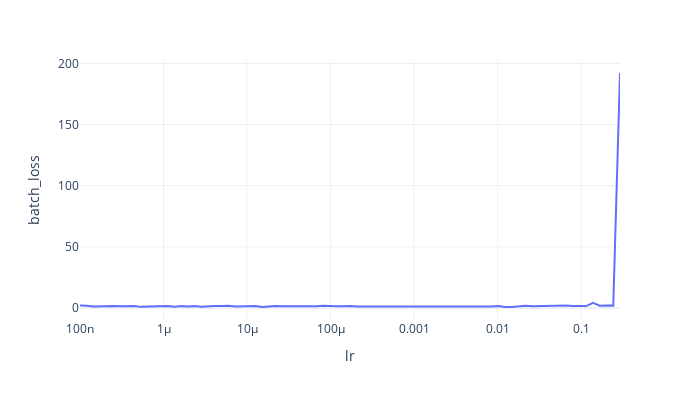
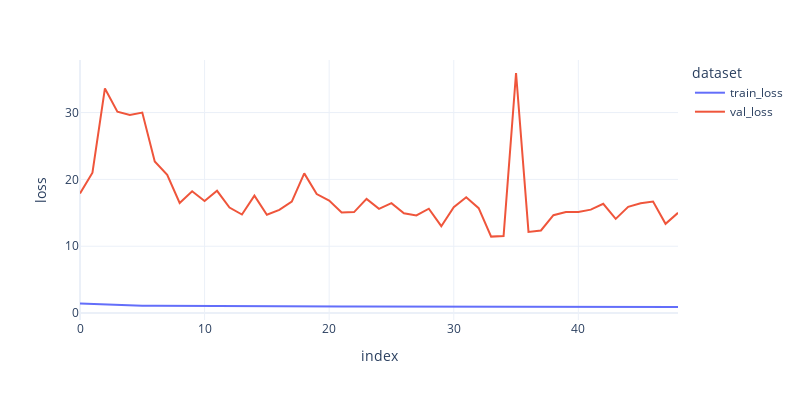

Notebook code cell kept with these figures, in order:
### Code cell
logs_df, model, score = train_deep_surv(
    train, val, test, DeepHitSingle, tolerance=10, 
    print_lr=True, print_logs=True, verbose = True,
    **params
)

### Figure 1 — Plotly figure (JSON) as saved in the notebook; plotly's stock layout.template omitted (floating-point values rounded to 4 significant figures)
{"data": [{"hovertemplate": "x=%{x}<br>y=%{y}<extra></extra>", "legendgroup": "", "line": {"color": "#636efa", "dash": "solid"}, "mode": "lines", "name": "", "orientation": "v", "showlegend": false, "type": "scatter", "x": [1e-07, 1.205e-07, 1.451e-07, 1.748e-07, 2.105e-07, 2.535e-07, 3.054e-07, 3.678e-07, 4.431e-07, 5.337e-07, 6.428e-07, 7.743e-07, 9.326e-07, 1.123e-06, 1.353e-06, 1.63e-06, 1.963e-06, 2.364e-06, 2.848e-06, 3.43e-06, 4.132e-06, 4.977e-06, 5.995e-06, 7.221e-06, 8.697e-06, 1.048e-05, 1.262e-05, 1.52e-05, 1.831e-05, 2.205e-05, 2.656e-05, 3.199e-05, 3.854e-05, 4.642e-05, 5.591e-05, 6.734e-05, 8.111e-05, 9.77e-05, 0.0001177, 0.0001417, 0.0001707, 0.0002057, 0.0002477, 0.0002984, 0.0003594, 0.0004329, 0.0005214, 0.000628, 0.0007565, 0.0009112, 0.001097, 0.001322, 0.001592, 0.001918, 0.00231, 0.002783, 0.003352, 0.004037, 0.004863, 0.005857, 0.007055, 0.008498, 0.01024, 0.01233, 0.01485, 0.01789, 0.02154, 0.02595, 0.03126, 0.03765, 0.04535, 0.05462, 0.06579, 0.07925, 0.09545, 0.115, 0.1385, 0.1668, 0.2009, 0.242, 0.2915], "xaxis": "x", "y": [1.963, 1.885, 1.158, 1.433, 1.432, 1.558, 1.442, 1.683, 1.561, 0.8773, 0.942, 1.54, 1.289, 1.565, 0.8968, 1.544, 1.2, 1.652, 1.015, 1.414, 1.573, 1.58, 1.712, 1.219, 1.293, 1.756, 1.527, 0.8487, 1.257, 1.553, 1.411, 1.367, 1.401, 1.419, 1.286, 1.465, 1.89, 1.394, 1.434, 1.464, 1.673, 1.264, 1.249, 1.843, 1.797, 1.454, 1.688, 1.187, 1.272, 1.313, 1.301, 1.161, 1.272, 1.264, 1.531, 1.399, 1.444, 1.089, 1.182, 1.422, 1.332, 1.176, 1.582, 0.7687, 0.869, 1.499, 1.735, 1.353, 1.582, 1.258, 1.433, 1.797, 2.087, 1.5, 1.273, 1.555, 4.112, 1.874, 1.957, 1.901, 192.2], "yaxis": "y"}], "layout": {"height": 400, "legend": {"tracegroupgap": 0}, "margin": {"t": 60}, "width": 700, "xaxis": {"anchor": "y", "domain": [0, 1], "title": {"text": "lr"}, "type": "log"}, "yaxis": {"anchor": "x", "domain": [0, 1], "title": {"text": "batch_loss"}}}}

### Figure 2 — Plotly figure (JSON) as saved in the notebook; plotly's stock layout.template omitted (floating-point values rounded to 4 significant figures)
{"data": [{"hovertemplate": "dataset=train_loss<br>index=%{x}<br>loss=%{y}<extra></extra>", "legendgroup": "train_loss", "line": {"color": "#636efa", "dash": "solid"}, "mode": "lines", "name": "train_loss", "orientation": "v", "showlegend": true, "type": "scatter", "x": [0, 1, 2, 3, 4, 5, 6, 7, 8, 9, 10, 11, 12, 13, 14, 15, 16, 17, 18, 19, 20, 21, 22, 23, 24, 25, 26, 27, 28, 29, 30, 31, 32, 33, 34, 35, 36, 37, 38, 39, 40, 41, 42, 43, 44, 45, 46, 47, 48], "xaxis": "x", "y": [1.418, 1.338, 1.259, 1.187, 1.138, 1.106, 1.086, 1.071, 1.06, 1.051, 1.04, 1.034, 1.025, 1.015, 1.013, 1.005, 1.001, 0.9945, 0.9857, 0.9809, 0.982, 0.9741, 0.9731, 0.9662, 0.9669, 0.9612, 0.9558, 0.9505, 0.9525, 0.9455, 0.9429, 0.9425, 0.9396, 0.9358, 0.9356, 0.9333, 0.9362, 0.9294, 0.9308, 0.9245, 0.9291, 0.9189, 0.9275, 0.9178, 0.9145, 0.9188, 0.908, 0.9097, 0.9162], "yaxis": "y"}, {"hovertemplate": "dataset=val_loss<br>index=%{x}<br>loss=%{y}<extra></extra>", "legendgroup": "val_loss", "line": {"color": "#EF553B", "dash": "solid"}, "mode": "lines", "name": "val_loss", "orientation": "v", "showlegend": true, "type": "scatter", "x": [0, 1, 2, 3, 4, 5, 6, 7, 8, 9, 10, 11, 12, 13, 14, 15, 16, 17, 18, 19, 20, 21, 22, 23, 24, 25, 26, 27, 28, 29, 30, 31, 32, 33, 34, 35, 36, 37, 38, 39, 40, 41, 42, 43, 44, 45, 46, 47, 48], "xaxis": "x", "y": [17.88, 21.01, 33.61, 30.14, 29.64, 30.0, 22.68, 20.67, 16.47, 18.23, 16.77, 18.29, 15.78, 14.74, 17.57, 14.71, 15.44, 16.68, 20.9, 17.81, 16.84, 15.04, 15.11, 17.09, 15.59, 16.45, 14.93, 14.62, 15.62, 13.0, 15.84, 17.34, 15.69, 11.44, 11.53, 35.92, 12.14, 12.36, 14.65, 15.14, 15.12, 15.48, 16.34, 14.09, 15.89, 16.42, 16.69, 13.35, 15.0], "yaxis": "y"}], "layout": {"height": 400, "legend": {"title": {"text": "dataset"}, "tracegroupgap": 0}, "margin": {"t": 60}, "width": 800, "xaxis": {"anchor": "y", "domain": [0, 1], "title": {"text": "index"}}, "yaxis": {"anchor": "x", "domain": [0, 1], "title": {"text": "loss"}}}}
